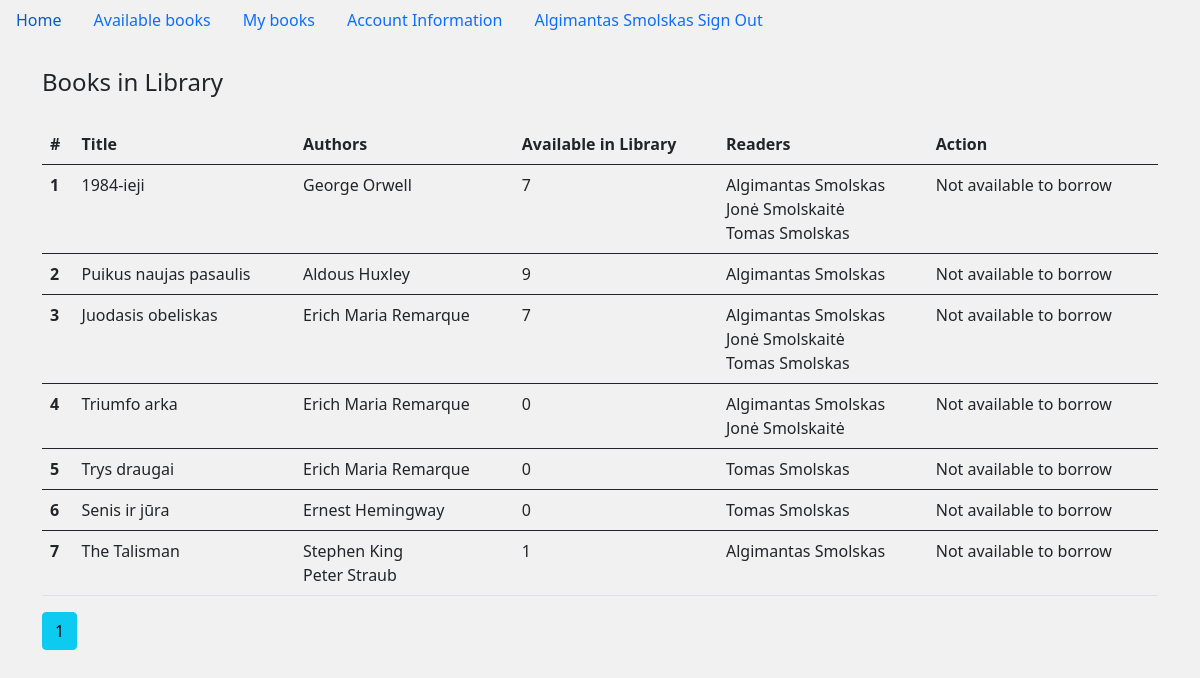
The app's page /available_books (signed in) with its own data.
### main.py (models this page shows)
class User(db.Model, UserMixin):
    __tablename__ = 'user'
    id = db.Column(db.Integer, primary_key=True)
    first_name = db.Column(db.String(100), nullable=False)
    last_name = db.Column(db.String(100), nullable=False)
    email_address = db.Column(db.String(100), nullable=False, unique=True)
    password = db.Column(db.String(100), nullable=False)
    books = db.relationship('Book', secondary=helper_table_2, back_populates='readers')
    is_admin = db.Column(db.Boolean, nullable=False, default=False)

class Book(db.Model):
    __tablename__ = 'book'
    id = db.Column(db.Integer, primary_key=True)
    title = db.Column(db.String(300))
    authors = db.relationship('Author', secondary=helper_table, back_populates='books')
    readers = db.relationship('User', secondary=helper_table_2, back_populates='books')
    stock = db.Column(db.Integer, nullable=False, default=1)

class Author(db.Model):
    __tablename__ = 'author'
    id = db.Column(db.Integer, primary_key=True)
    first_name = db.Column(db.String(150))
    last_name = db.Column(db.String(300))
    books = db.relationship('Book', secondary=helper_table, back_populates='authors')

### main.py (the view)
@app.route('/available_books')
@login_required
def available_books():
    page = request.args.get('page', 1, type=int)
    all_books = Book.query.paginate(page=page, per_page=10)
    return render_template('available_books.html', all_books=all_books)

### main.py (called while the page is built)
@login_manager.user_loader
def load_user(user_id):
    return User.query.get(user_id)

### templates/available_books.html
{% extends "base.html" %}
{% block content %}
{% if all_books %}
<legend class="mb-4">Books in Library</legend>
<table class="table">
    <thead>
    <tr>
        <th scope="col">#</th>
        <th scope="col">Title</th>
        <th scope="col">Authors</th>
        <th scope="col">Available in Library</th>
        <th scope="col">Readers</th>
        <th scope="col">Action</th>
    </tr>
    </thead>
    {% for book in all_books.items %}
    <tbody>
    <tr class="table">
        <th scope="row">{{ book.id }}</th>
        <td>{{ book.title }}</td>
        <td>
            {% for author in book.authors %}
            {{author.first_name}} {{author.last_name}}
            <br>
            {% endfor %}
        </td>
        <td>{{ book.stock }}</td>
        <td>
            {% for reader in book.readers %}
            {{reader.first_name}} {{reader.last_name}}
            <br>
            {% endfor %}
        </td>
        {% if book.stock >0  and current_user not in book.readers %}
        <td><a href="{{ url_for('borrow_book', id=book['id']) }}">Borrow</a></td>
    {% else %}
        <td>Not available to borrow</td>
    {% endif %}
    </tr>
    {% endfor %}
    </tbody>
</table>
{% for page_num in all_books.iter_pages(left_edge=1, right_edge=1, left_current=1, right_current=2) %}
  {% if page_num %}
    {% if all_books.page == page_num %}
      <a class="btn btn-info mb-4" href="{{ url_for('my_books', page=page_num) }}">{{ page_num }}</a>
    {% else %}
      <a class="btn btn-outline-info mb-4" href="{{ url_for('my_books', page=page_num) }}">{{ page_num }}</a>
    {% endif %}
  {% else %}
    ...
  {% endif %}
{% endfor %}
{% endif %}
{% endblock %}

### templates/base.html (shortened to what this page needs)
<!doctype html>
<html lang="en">
<head>
    <link href="https://cdn.jsdelivr.net/npm/bootstrap@5.0.2/dist/css/bootstrap.min.css" rel="stylesheet"
>
</head>
<body>
<ul class="nav">
    <li class="nav-item">
        <a class="nav-link active" aria-current="page" href="{{ url_for('home') }}">Home</a>
    </li>
    {% if current_user.is_authenticated %}
    <li class="nav-item">
        <a class="nav-link" href="{{ url_for('available_books') }}">Available books</a>
    </li>
    <li class="nav-item">
        <a class="nav-link" href="{{ url_for('my_books') }}">My books</a>
    </li>
    <li class="nav-item">
        <a class="nav-link" href="{{ url_for('update_account_information') }}">Account Information</a>
    </li>
    <li class="nav-item">
        <a class="nav-link" href="{{ url_for('sign_out') }}">{{current_user.first_name}}
            {{current_user.last_name}} Sign Out</a>
    </li>
    {% endif %}
</ul>
<div class="container">
    <br>
    {% block content %}
    {% endblock %}
</div>
</body>
</html>

### templates/base.html (style rules this page uses)
body { background-color: #F2F1F1 }

### records on screen
User: first_name "Algimantas", last_name "Smolskas"
Book: id "1", title "1984-ieji", stock "7", shows "Not available to borrow"
Author: first_name "George", last_name "Orwell"
User: first_name "Jonė", last_name "Smolskaitė"
User: first_name "Tomas", last_name "Smolskas"
Book: id "2", title "Puikus naujas pasaulis", stock "9", shows "Not available to borrow"
Author: first_name "Aldous", last_name "Huxley"
Book: id "3", title "Juodasis obeliskas", stock "7", shows "Not available to borrow"
Author: first_name "Erich Maria", last_name "Remarque"
Book: id "4", title "Triumfo arka", stock "0", shows "Not available to borrow"
Book: id "5", title "Trys draugai", stock "0", shows "Not available to borrow"
Book: id "6", title "Senis ir jūra", stock "0", shows "Not available to borrow"
Author: first_name "Ernest", last_name "Hemingway"
Book: id "7", title "The Talisman", stock "1", shows "Not available to borrow"
Author: first_name "Stephen", last_name "King"
Author: first_name "Peter", last_name "Straub"

### other values on screen
{{ page_num }} "1"
